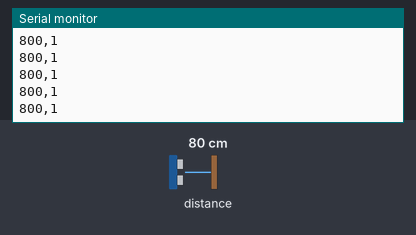
Simulated run of this sketch. Board: ESP32. On the bench: the last lines printed to the serial monitor. Inputs (shaded band) come from the test bench; at power-on: distance to the obstacle 80 cm.

Above: at 1.2 s.
1.3 s: distance to the obstacle set to 2 cm
At 2.1 s:
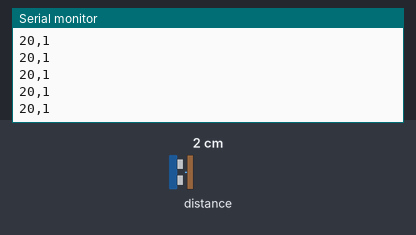
2.8 s: distance to the obstacle set to 4 cm
At 3.5 s:
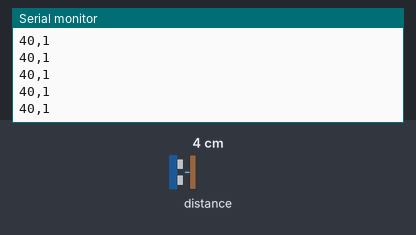
Timing chart, 0 to 5.8 s (numbered marks = the images above; inputs shaded):
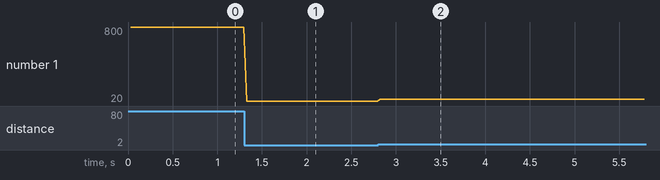

Measured:
- after the input at 1.3 s, the serial monitor: prints a new line at once (image 1)
- after the input at 2.8 s, the serial monitor: prints a new line at once (image 2)
- plotted number 1: 800 → 20 after the input at 1.3 s, 20 → 40 after the input at 2.8 s

The sketch:

06_tof_test.ino
```cpp
/*
 * GlaucoSense - Test 06: VL53L0X Distance Test
 * Owner: M2 (sensors)
 * Purpose: Reads the VL53L0X ToF sensor in continuous mode (~50Hz) and
 *          prints CSV distance readings. Flags sensor timeouts and any
 *          reading over 1000mm as invalid instead of trusting them.
 *
 * Requires library: "VL53L0X by Pololu"
 *
 * NOT a medical device. Bench-test prototype only.
 */

#include <Wire.h>
#include <VL53L0X.h>

// These must match I2C_SDA_PIN / I2C_SCL_PIN in ../../GlaucoSense_Final/config.h
const int I2C_SDA_PIN = 21;
const int I2C_SCL_PIN = 22;

// This must match TOF_MAX_VALID_MM in config.h
const int TOF_MAX_VALID_MM = 1000;

VL53L0X sensor;

void setup() {
  Serial.begin(115200);
  Wire.begin(I2C_SDA_PIN, I2C_SCL_PIN);

  sensor.setTimeout(500);
  if (!sensor.init()) {
    Serial.println("ERROR: VL53L0X not found. Check wiring.");
    while (1) {
      delay(1000);
    }
  }

  sensor.setMeasurementTimingBudget(20000); // 20ms budget, ~50 Hz
  sensor.startContinuous();

  Serial.println("distance_mm,valid");
}

void loop() {
  uint16_t distance = sensor.readRangeContinuousMillimeters();
  bool valid = true;

  if (sensor.timeoutOccurred()) {
    Serial.println("ERROR: sensor timeout");
    valid = false;
  }
  if (distance > TOF_MAX_VALID_MM) {
    valid = false;
  }

  Serial.print(distance);
  Serial.print(",");
  Serial.println(valid ? "1" : "0");
}
```
